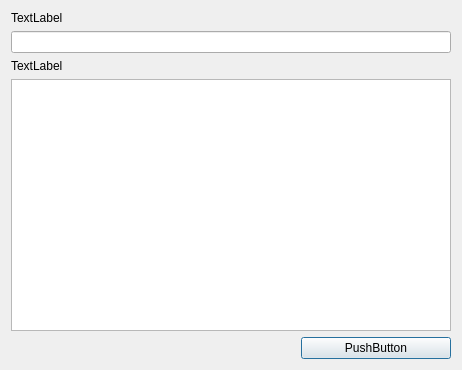
<?xml version="1.0" encoding="UTF-8"?>
<ui version="4.0">
 <class>SuggestionDialog</class>
 <widget class="QDialog" name="SuggestionDialog">
  <property name="geometry">
   <rect>
    <x>0</x>
    <y>0</y>
    <width>462</width>
    <height>370</height>
   </rect>
  </property>
  <property name="windowTitle">
   <string>SuggestionDialog</string>
  </property>
  <layout class="QGridLayout" name="gridLayout">
   <item row="0" column="0">
    <layout class="QVBoxLayout" name="verticalLayout">
     <item>
      <widget class="QLabel" name="titleLabel">
       <property name="text">
        <string>TextLabel</string>
       </property>
      </widget>
     </item>
     <item>
      <widget class="QLineEdit" name="emailEdit"/>
     </item>
     <item>
      <layout class="QHBoxLayout" name="checkboxLayout"/>
     </item>
     <item>
      <widget class="QLabel" name="descLabel">
       <property name="text">
        <string>TextLabel</string>
       </property>
      </widget>
     </item>
     <item>
      <widget class="QTextEdit" name="detailEdit"/>
     </item>
     <item>
      <layout class="QHBoxLayout" name="horizontalLayout">
       <item>
        <widget class="QLabel" name="commit_label">
         <property name="text">
          <string/>
         </property>
        </widget>
       </item>
       <item>
        <spacer name="horizontalSpacer">
         <property name="orientation">
          <enum>Qt::Horizontal</enum>
         </property>
         <property name="sizeHint" stdset="0">
          <size>
           <width>40</width>
           <height>20</height>
          </size>
         </property>
        </spacer>
       </item>
       <item>
        <widget class="QPushButton" name="sendButton">
         <property name="sizePolicy">
          <sizepolicy hsizetype="Minimum" vsizetype="Fixed">
           <horstretch>0</horstretch>
           <verstretch>0</verstretch>
          </sizepolicy>
         </property>
         <property name="minimumSize">
          <size>
           <width>150</width>
           <height>0</height>
          </size>
         </property>
         <property name="text">
          <string>PushButton</string>
         </property>
        </widget>
       </item>
      </layout>
     </item>
    </layout>
   </item>
  </layout>
 </widget>
 <layoutdefault spacing="6" margin="11"/>
 <resources/>
 <connections/>
</ui>
